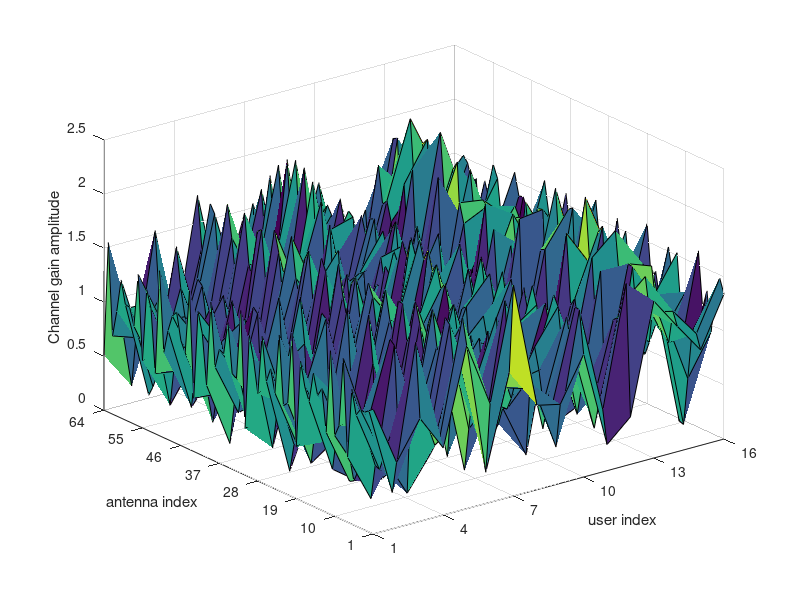
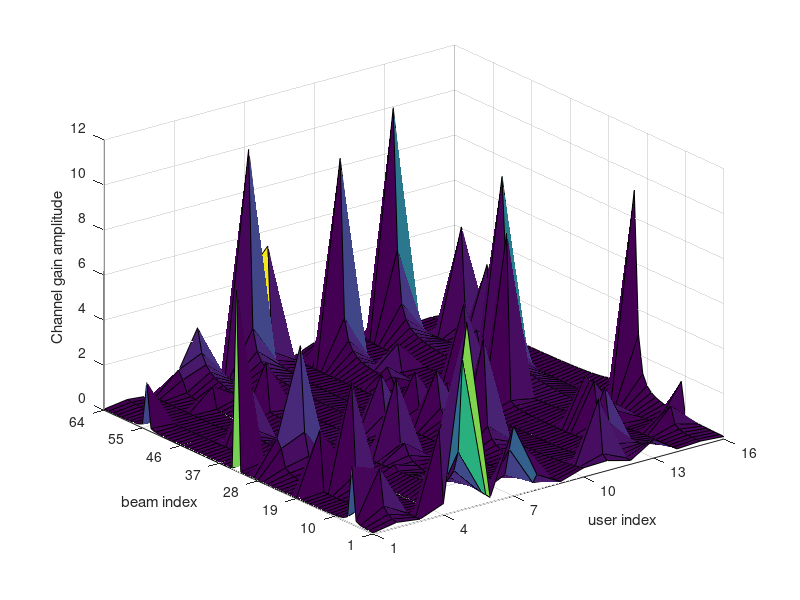
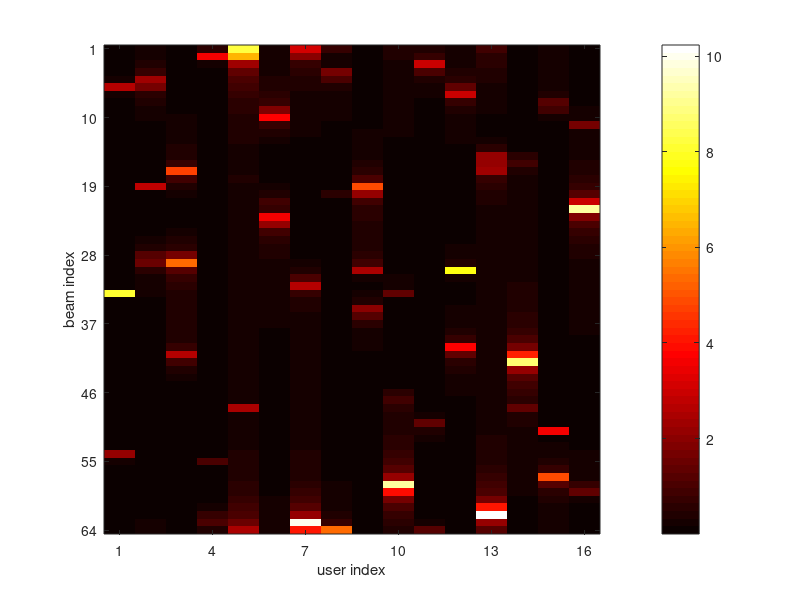

The MATLAB script that drew these images, in order:
% mmWave BeamSpace MIMO channel
clear;close all;clc;

% parameters settings
N = 64;   % TX antenna nums
K = 16;   % user nums
L = 2;    % NLOS path nums
%SNR = 30; % SNR in dB
var = [1, 0.1, 0.1]; % channel attenuation

% original channel matrix
H = zeros(N, K);

% set Only LOS components
%L = 0;

for k=1:K
    % random distribution of channel parameters
    theta = rand(1, L+1)-0.5;
    beta = sqrt(var/2).*(randn(1, L+1) +1i*randn(1, L+1));
    % array steering vector
    a = exp(-2*1i*pi*theta'*((0:N-1)-(N-1)/2))';
    
    h_k = zeros(N, 1);
    for l=1:L+1
        h_k = h_k + kron(beta(:,l), a(:,l));
    end
    H(:, k) = h_k;
end

%disp(H);
%save('ori_H.mat', 'H')
figure(1);
[X, Y] = meshgrid(1:K, 1:N); % x and y in reverse
surf(X, Y, abs(H));
xlim([1,K]);
ylim([1,N]);
%axis auto;
set(gca, 'xtick', 1:3:K);
set(gca, 'ytick', 1:9:N);
xlabel('user index');
ylabel('antenna index');
zlabel('Channel gain amplitude');
%saveas(gcf,'ori_channel.eps', 'psc2');


% construct U matrix for beamspace
U = zeros(N, N);
theta_b = ((1:N)-(N+1)/2)/N;
for n=1:N
    a_b = exp(-2*1i*pi*theta_b(n)*((0:N-1)-(N-1)/2))';
    U(:, n) = sqrt(1/N)*a_b;
end
U = U';


% beamspace channel matrix
H_b = U*H;

figure(2);
surf(X, Y, abs(H_b));
xlim([1,K]);
ylim([1,N]);
%axis auto;
set(gca, 'xtick', 1:3:K);
set(gca, 'ytick', 1:9:N);
xlabel('user index');
ylabel('beam index');
zlabel('Channel gain amplitude');
%saveas(gcf,'beam_channel.eps', 'psc2');

figure(3);
colormap('hot');
imagesc(abs(H_b));
colorbar;
set(gca, 'xtick', 1:3:K);
set(gca, 'ytick', 1:9:N);
xlabel('user index');
ylabel('beam index');
